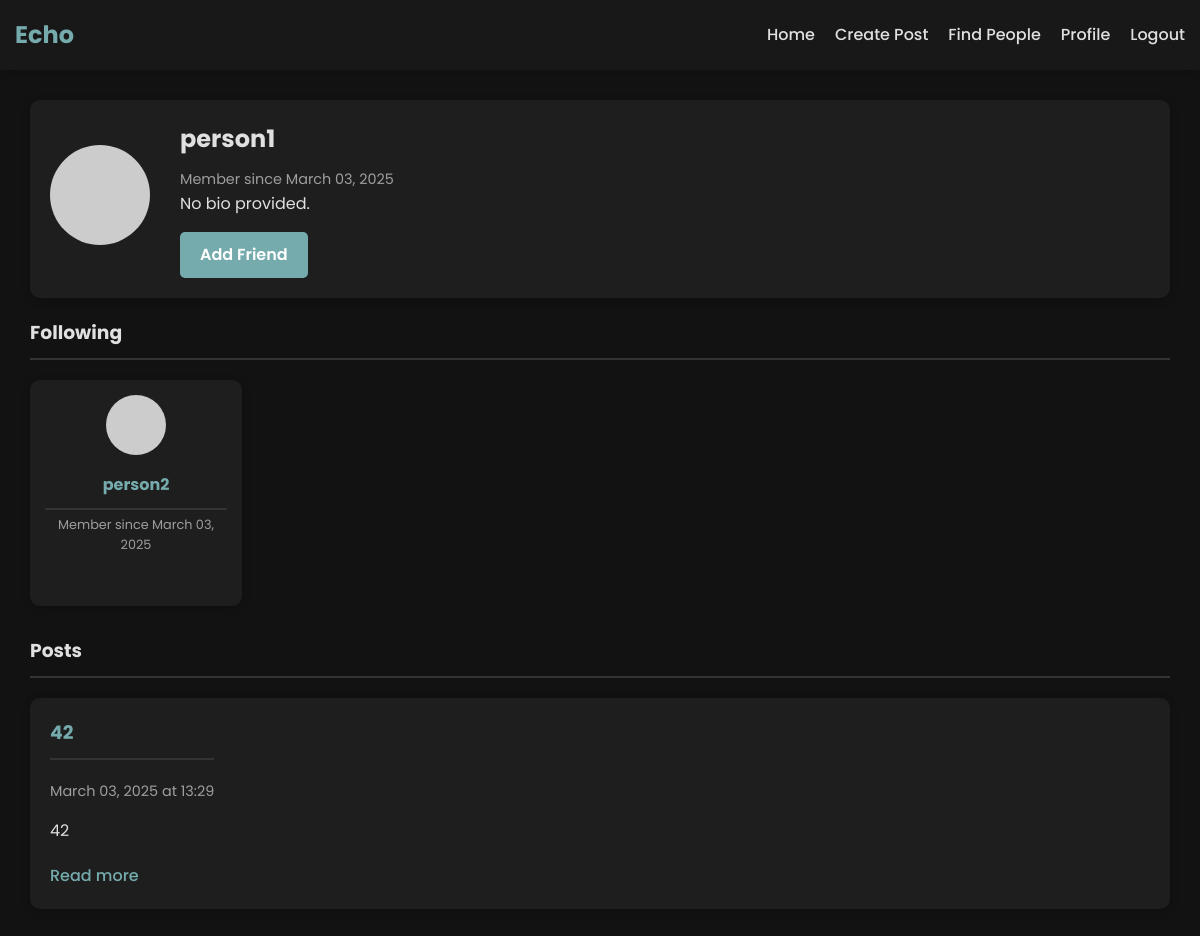
Screenshot of /profile/person1 (signed in) with the database file from the repository.
### app.py (models this page shows, shortened)
class User(UserMixin, db.Model):
    id = db.Column(db.Integer, primary_key=True)
    username = db.Column(db.String(80), unique=True, nullable=False)
    email = db.Column(db.String(120), unique=True, nullable=False)
    password_hash = db.Column(db.String(128), nullable=False)
    bio = db.Column(db.Text, default='')
    join_date = db.Column(db.DateTime, default=datetime.utcnow)
    posts = db.relationship('Post', backref='author', lazy=True)
    likes = db.relationship('Like', backref='user', lazy='dynamic', cascade='all, delete-orphan')
    friends = db.relationship('User',
                              secondary=friendship,
                              primaryjoin=(friendship.c.user_id == id),
                              secondaryjoin=(friendship.c.friend_id == id),
                              backref=db.backref('followed_by', lazy='dynamic'),
                              lazy='dynamic')
    def is_friend(self, user):
        return self.friends.filter(friendship.c.friend_id == user.id).count() > 0

class Post(db.Model):
    id = db.Column(db.Integer, primary_key=True)
    title = db.Column(db.String(100), nullable=False)
    content = db.Column(db.Text, nullable=False)
    timestamp = db.Column(db.DateTime, default=datetime.utcnow)
    user_id = db.Column(db.Integer, db.ForeignKey('user.id'), nullable=False)
    likes = db.relationship('Like', backref='post', lazy='dynamic', cascade='all, delete-orphan')
    comments = db.relationship('Comment', backref='post', lazy='dynamic', cascade='all, delete-orphan')
    edited = db.Column(db.Boolean, default=False)
    edited_timestamp = db.Column(db.DateTime, nullable=True)

### app.py (the view)
@app.route('/profile/<username>')
@login_required
def profile(username):
    user = User.query.filter_by(username=username).first_or_404()
    posts = Post.query.filter_by(author=user).order_by(Post.timestamp.desc()).all()
    friends = user.friends.all()
    return render_template('profile.html', user=user, posts=posts, friends=friends)

### app.py (called while the page is built)
@login_manager.user_loader
def load_user(user_id):
    return User.query.get(int(user_id))

### templates/profile.html (shortened to what this page needs)
{% extends 'base.html' %}
{% block content %}
<div class="profile-container">
    <div class="profile-header">
        <div class="profile-avatar">
            <img src="https://ui-avatars.com/api/?name={{ user.username }}&size=128&background=random" alt="Profile">
        </div>
        <div class="profile-info">
            <h2>{{ user.username }}</h2>
            <p class="join-date">Member since {{ user.join_date.strftime('%B %d, %Y') }}</p>
            <p class="bio">{{ user.bio or "No bio provided." }}</p>
            {% if current_user.is_authenticated and current_user.id == user.id %}
                <a href="{{ url_for('edit_profile') }}" class="btn btn-secondary">Edit Profile</a>
            {% elif current_user.is_authenticated and current_user.id != user.id %}
                {% if current_user.is_friend(user) %}
                    <a href="{{ url_for('remove_friend', user_id=user.id) }}" class="btn btn-danger">Remove Friend</a>
                {% else %}
                    <a href="{{ url_for('add_friend', user_id=user.id) }}" class="btn btn-primary">Add Friend</a>
                {% endif %}
            {% endif %}
        </div>
    </div>
    <div class="profile-content">
        <h3 class="profile-tag">Following</h3>
        {% if friends %}
            <div class="friends-container">
                {% for friend in friends %}
                    <div class="user-card">
                        <div class="user-avatar">
                            <img src="https://ui-avatars.com/api/?name={{ friend.username }}&size=80&background=random" alt="{{ friend.username }}">
                        </div>
                        <div class="user-info">
                            <h3><a href="{{ url_for('profile', username=friend.username) }}">{{ friend.username }}</a></h3>
                            <p class="join-date">Member since {{ friend.join_date.strftime('%B %d, %Y') }}</p>
                        </div>
                    </div>
                {% endfor %}
            </div>
        {% else %}
            <div class="empty-state">
                <i class="fas fa-users"></i>
                <p>No followings.</p>
            </div>
        {% endif %}
        <h3 class="profile-tag">Posts</h3>
        {% if posts %}
            <div class="posts-container">
                {% for post in posts %}
                    <div class="post-card">
                        <div class="post-header">
                            <div class="post-info">
                                <h3><a href="{{ url_for('post', post_id=post.id) }}">{{ post.title }}</a></h3>
                                <p class="date">{{ post.timestamp.strftime('%B %d, %Y at %H:%M') }}</p>
                            </div>
                        </div>
                        <div class="post-content">
                            <p>{{ post.content[:200] }}{% if post.content|length > 200 %}...{% endif %}</p>
                            <a href="{{ url_for('post', post_id=post.id) }}" class="read-more">Read more</a>
                        </div>
                    </div>
                {% endfor %}
            </div>
        {% else %}
            <div class="empty-state">
                <i class="fas fa-file-alt"></i>
                <p>No posts yet.</p>
            </div>
        {% endif %}
    </div>
</div>
{% endblock %}

### static/css/style.css (style rules this page uses)
:root { --primary-color: #76ABAE; --primary-dark: #3286a0; --secondary-color: #76ABAE; --secondary-dark: #3286a0; --danger-color: #cf6679; --danger-dark: #b55a68; --text-color: #e0e0e0; --text-light: #9e9e9e; --background-color: #121212; --card-color: #1e1e1e; --border-color: #333333; --box-shadow: 0 2px 10px rgba(0, 0, 0, 0.2); --highlight-color: #2d2d2d; }
* { margin: 0; padding: 0; box-sizing: border-box; }
body { font-family: 'Poppins', sans-serif; line-height: 1.6; color: var(--text-color); background-color: var(--background-color); display: flex; flex-direction: column; min-height: 100vh; overflow-x: hidden; }
a { color: var(--primary-color); text-decoration: none; transition: color 0.3s; }
.btn { display: inline-block; padding: 10px 20px; border-radius: 5px; font-weight: 500; cursor: pointer; text-align: center; border: none; transition: background-color 0.3s, transform 0.2s; }
.btn-primary, .btn-secondary, .btn-danger { font-weight: 600; }
.btn-primary { background-color: var(--primary-color); color: white; }
.posts-container { display: grid; gap: 20px; }
.post-card, .sidebar-section, .auth-card, .form-container, .post-detail, .user-card, .empty-state { background-color: var(--card-color); border-radius: 10px; box-shadow: var(--box-shadow); }
.post-card { padding: 20px; transition: transform 0.3s; }
.post-header { display: flex; align-items: center; margin-bottom: 15px; }
.post-info h3 { margin-bottom: 5px; }
.author, .date, .post-info .author, .post-info .date, .user-info .join-date, .profile-info .join-date, .post-meta, .friends-container .user-info .join-date { font-size: 0.9rem; color: var(--text-light); }
.post-content p { margin-bottom: 10px; line-height: 1.6; }
.read-more { display: inline-block; margin-top: 10px; font-weight: 500; }
.profile-container { margin: 30px 0; padding: 0 15px; }
.profile-header { display: flex; align-items: center; background-color: var(--card-color); border-radius: 10px; padding: 20px; box-shadow: var(--box-shadow); margin-bottom: 20px; }
.profile-avatar { margin-right: 30px; }
.profile-avatar img, .user-avatar img { border-radius: 50%; object-fit: cover; }
.profile-avatar img { width: 100px; height: 100px; }
.profile-info h2 { margin-bottom: 10px; color: var(--text-color); }
.profile-info .bio { margin-bottom: 15px; line-height: 1.6; }
.profile-content h3, .form-container h2, .edit-post-heading, .users-container h2 { margin-bottom: 20px; color: var(--text-color); border-bottom: 2px solid var(--border-color); padding-bottom: 10px; }
.users-grid, .friends-container { display: grid; gap: 20px; }
.user-card { padding: 20px; display: flex; flex-direction: column; align-items: center; text-align: center; transition: transform 0.3s; }
.user-avatar { margin-bottom: 15px; }
.user-avatar img { width: 80px; height: 80px; }
.user-info h3 { margin-bottom: 5px; }
.user-info .join-date { margin-bottom: 15px; }
.friends-container { grid-template-columns: repeat(auto-fill, minmax(200px, 1fr)); margin-bottom: 30px; }
.friends-container .user-card { padding: 15px; }
.friends-container .user-avatar { margin-bottom: 10px; }
.friends-container .user-avatar img { width: 60px; height: 60px; }
.friends-container .user-info { margin-bottom: 10px; }
.friends-container .user-info h3 { font-size: 1rem; margin-bottom: 5px; }
.friends-container .user-info .join-date { font-size: 0.8rem; }
.profile-container .profile-tag { margin-top: 1rem; }

### rows the page displays
User: username "person1", join_date "March 03, 2025", bio "No bio provided."
User: username "person2", join_date "March 03, 2025"
Post: title "42", timestamp "March 03, 2025 at 13:29", content "42"
